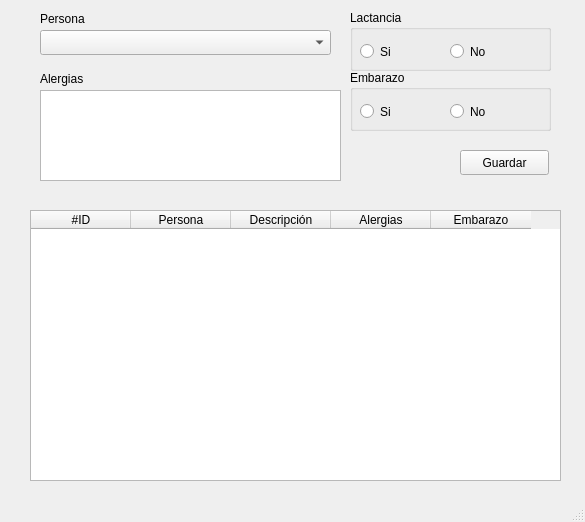
<?xml version="1.0" encoding="UTF-8"?>
<ui version="4.0">
 <class>w_persona</class>
 <widget class="QMainWindow" name="w_persona">
  <property name="windowModality">
   <enum>Qt::WindowModal</enum>
  </property>
  <property name="enabled">
   <bool>true</bool>
  </property>
  <property name="geometry">
   <rect>
    <x>0</x>
    <y>0</y>
    <width>585</width>
    <height>522</height>
   </rect>
  </property>
  <property name="windowTitle">
   <string>Pacientes</string>
  </property>
  <property name="unifiedTitleAndToolBarOnMac">
   <bool>false</bool>
  </property>
  <widget class="QWidget" name="centralwidget">
   <widget class="QTableWidget" name="persona_tabla">
    <property name="geometry">
     <rect>
      <x>30</x>
      <y>210</y>
      <width>531</width>
      <height>271</height>
     </rect>
    </property>
    <column>
     <property name="text">
      <string>#ID</string>
     </property>
    </column>
    <column>
     <property name="text">
      <string>Persona</string>
     </property>
    </column>
    <column>
     <property name="text">
      <string>Descripción</string>
     </property>
    </column>
    <column>
     <property name="text">
      <string>Alergias</string>
     </property>
    </column>
    <column>
     <property name="text">
      <string>Embarazo</string>
     </property>
    </column>
   </widget>
   <widget class="QPushButton" name="pushButton">
    <property name="geometry">
     <rect>
      <x>460</x>
      <y>150</y>
      <width>89</width>
      <height>25</height>
     </rect>
    </property>
    <property name="autoFillBackground">
     <bool>false</bool>
    </property>
    <property name="text">
     <string>Guardar</string>
    </property>
   </widget>
   <widget class="QLabel" name="label">
    <property name="geometry">
     <rect>
      <x>40</x>
      <y>10</y>
      <width>181</width>
      <height>17</height>
     </rect>
    </property>
    <property name="text">
     <string>Persona</string>
    </property>
   </widget>
   <widget class="QTextEdit" name="textEdit">
    <property name="geometry">
     <rect>
      <x>40</x>
      <y>90</y>
      <width>301</width>
      <height>91</height>
     </rect>
    </property>
   </widget>
   <widget class="QComboBox" name="comboBox">
    <property name="geometry">
     <rect>
      <x>40</x>
      <y>30</y>
      <width>291</width>
      <height>25</height>
     </rect>
    </property>
   </widget>
   <widget class="QLabel" name="label_2">
    <property name="geometry">
     <rect>
      <x>40</x>
      <y>70</y>
      <width>181</width>
      <height>17</height>
     </rect>
    </property>
    <property name="text">
     <string>Alergias</string>
    </property>
   </widget>
   <widget class="QGroupBox" name="groupBox">
    <property name="geometry">
     <rect>
      <x>350</x>
      <y>10</y>
      <width>201</width>
      <height>61</height>
     </rect>
    </property>
    <property name="title">
     <string>Lactancia</string>
    </property>
    <widget class="QRadioButton" name="radioButton">
     <property name="geometry">
      <rect>
       <x>10</x>
       <y>30</y>
       <width>112</width>
       <height>23</height>
      </rect>
     </property>
     <property name="text">
      <string>Si</string>
     </property>
    </widget>
    <widget class="QRadioButton" name="radioButton_2">
     <property name="geometry">
      <rect>
       <x>100</x>
       <y>30</y>
       <width>112</width>
       <height>23</height>
      </rect>
     </property>
     <property name="text">
      <string>No</string>
     </property>
    </widget>
   </widget>
   <widget class="QGroupBox" name="groupBox_2">
    <property name="geometry">
     <rect>
      <x>350</x>
      <y>70</y>
      <width>201</width>
      <height>61</height>
     </rect>
    </property>
    <property name="title">
     <string>Embarazo</string>
    </property>
    <widget class="QRadioButton" name="radioButton_3">
     <property name="geometry">
      <rect>
       <x>10</x>
       <y>30</y>
       <width>112</width>
       <height>23</height>
      </rect>
     </property>
     <property name="text">
      <string>Si</string>
     </property>
    </widget>
    <widget class="QRadioButton" name="radioButton_4">
     <property name="geometry">
      <rect>
       <x>100</x>
       <y>30</y>
       <width>112</width>
       <height>23</height>
      </rect>
     </property>
     <property name="text">
      <string>No</string>
     </property>
    </widget>
   </widget>
  </widget>
  <widget class="QStatusBar" name="statusbar"/>
 </widget>
 <resources/>
 <connections/>
</ui>
